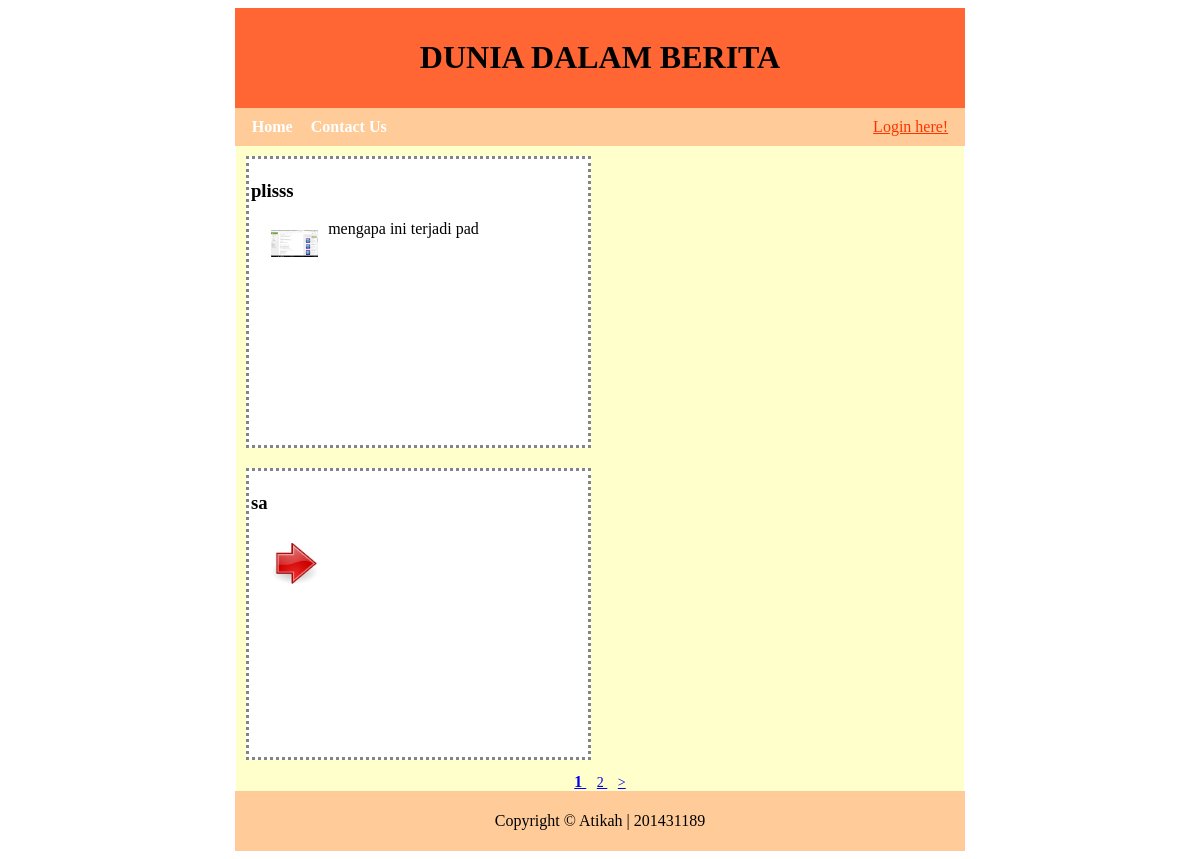
The page / on the database its author committed.
### tables this page shows
CREATE TABLE `berita` (
  `id_berita` int(11) NOT NULL,
  `judul_berita` varchar(100) NOT NULL,
  `isi_berita` varchar(2000) NOT NULL,
  `nama_image` varchar(100) NOT NULL
);

### index.php (the view, shortened to what this page needs)
<?php
	include("koneksi.php");
?>
<html>
<head>
	<?php include("title.php"); ?>
</head>
<body>
	<div id="content">
		<div class="Header">
			<div class="header-text">
				<h1>DUNIA DALAM BERITA</h1>
			</div>
		</div>
		<div class="menu">
			<div class="menu-kiri">
				<a href="index.php">Home</a>
				<a href="Contact-us.php">Contact Us</a>
			</div>
			<?php
				if(isset($_SESSION['user']))
				  {
					  $user = $_SESSION['user'];
					  echo "<div class='menu-kanan'>
							<font style='color:white'>Welcome $user</font>
							<a href='logout.php' style='color:#FF3300;text-decoration:underline;font-weight:normal;'>Log out!</a>
							</div>";
				  }
				  else
				  {
					  echo "<div class='menu-kanan'>
							<a href='login.html' style='color:#FF3300;text-decoration:underline;font-weight:normal;'>Login here!</a>
							</div>";
				  }
			?>
		</div>
		<div class="main-content">
		<?php
						$batas = 4;
						$index=($_GET['page']-1)* $batas;
					$query = $conn->prepare("SELECT * FROM berita ORDER BY id_berita DESC LIMIT $index,$batas");
					$query->execute();
					$data = $query->fetchAll();
						foreach ($data as $value)
						{
							  $isi = substr($value['isi_berita'],1,30);
							  $isi = substr($value['isi_berita'],0,strrpos($isi," "));
						?>
									<div class='article'>
                                    <a href="?page=detail_berita&id=<?php echo $value['id_berita'] ?>">
										<h3><?php echo $value['judul_berita'] ?></h3>
										<p><img src="<?php echo $value['nama_image'] ?>"><?php echo $isi?></p>
                                    </a>
									</div>
						<?php
					}
					?>
             </div>
            <div class='pagging'>
			<?php
			$semua = $conn->prepare("SELECT * FROM berita");
			$semua->execute();
			$jmldata = $semua->rowCount();
			$jml_page = ceil($jmldata/4);
			$start=1;
							?>
							<?php
					while($start<=$jml_page)
						{
							if($start==$_GET['page'])
							{
								$varClass='currentpage';
							}
							else
							{
								$varClass='';
							}
							?>
                            <span class="<?php echo $varClass;?>">
                                    <a href="index.php?page=<?php echo $start;?>" >
                                    <?php
                                    echo $start;
                                    ?>
									</a>
                            </span>
							<?php
							$start++;
					  }
					if($_GET['page']<$jml_page)
						{
							?>
							<a href="index.php?page=<?php echo $_GET['page']+1 ;?>" >
							<?php
							echo '>';
							?>
							</a>
							<?php
                    	}
				?>
			</div>
		<div class="footer">
			<?php include("footer.php"); ?>
		</div>
	</div>
</body>
</html>

### styleclass.css (style rules this page uses)
.Header { padding: 10px; margin: auto; width: 60%; background-color:#FF6633; overflow: hidden; }
.header-text h1 { text-align: center; }
.menu { padding: 10px; margin: auto; background-color:#FFCC99; width: 60%; overflow: hidden; }
.menu a { text-decoration: none; color: white; margin: 0 7px; font-weight: bold; }
.menu-kiri { float: left; width: 70%; }
.menu-kanan { float: right; width: 25%; text-align: right; }
.menu-kanan a { color: yellow; }
.main-content { width: 61.5%; margin: auto; background-color:#FFFFCC; overflow: hidden; height:80%; }
.main-content img { width: 15%; float: left; margin:10px; }
.currentpage { font-size:16px; font-weight:bold; }
.pagging { background-color:#FFFFCC; width: 61.5%; margin: auto; text-align:center; font-size:14px; }
.article { background-color: white; float: left; width: 46%; margin: 10px; height: 45%; border: 3px dotted #848484; padding: 2px; }
.article img { width: 15%; float: left; }
.article p { margin: 10px; text-align: justify; overflow: hidden; }
.article a { text-decoration:none; color:#000000; }
.footer { width: 60%; padding: 5px 10px; margin: auto; background-color: #FFCC99; }

### rows shown on the page
berita: judul_berita "plisss", nama_image (picture), isi_berita "mengapa ini terjadi pad"
berita: judul_berita "sa", nama_image (picture)
